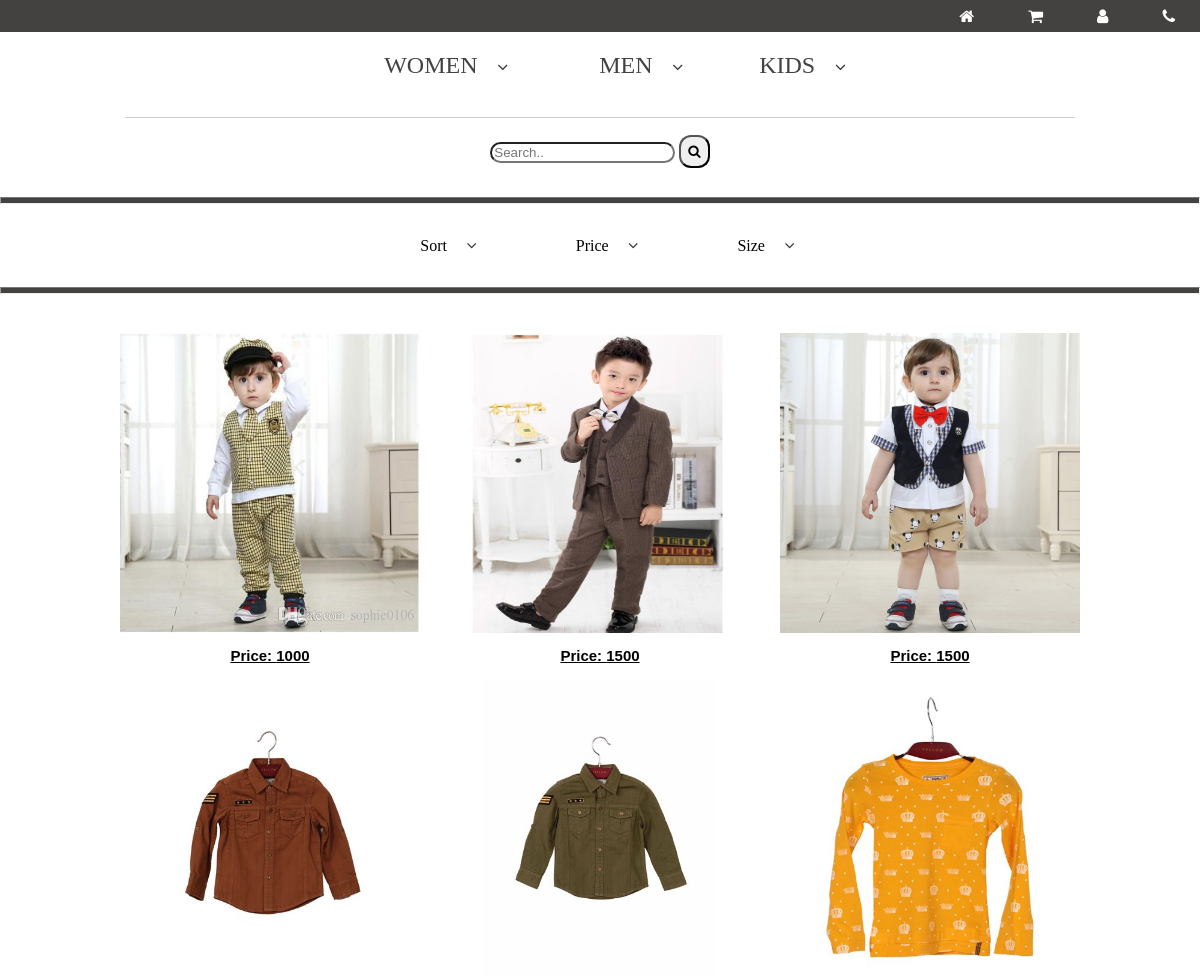
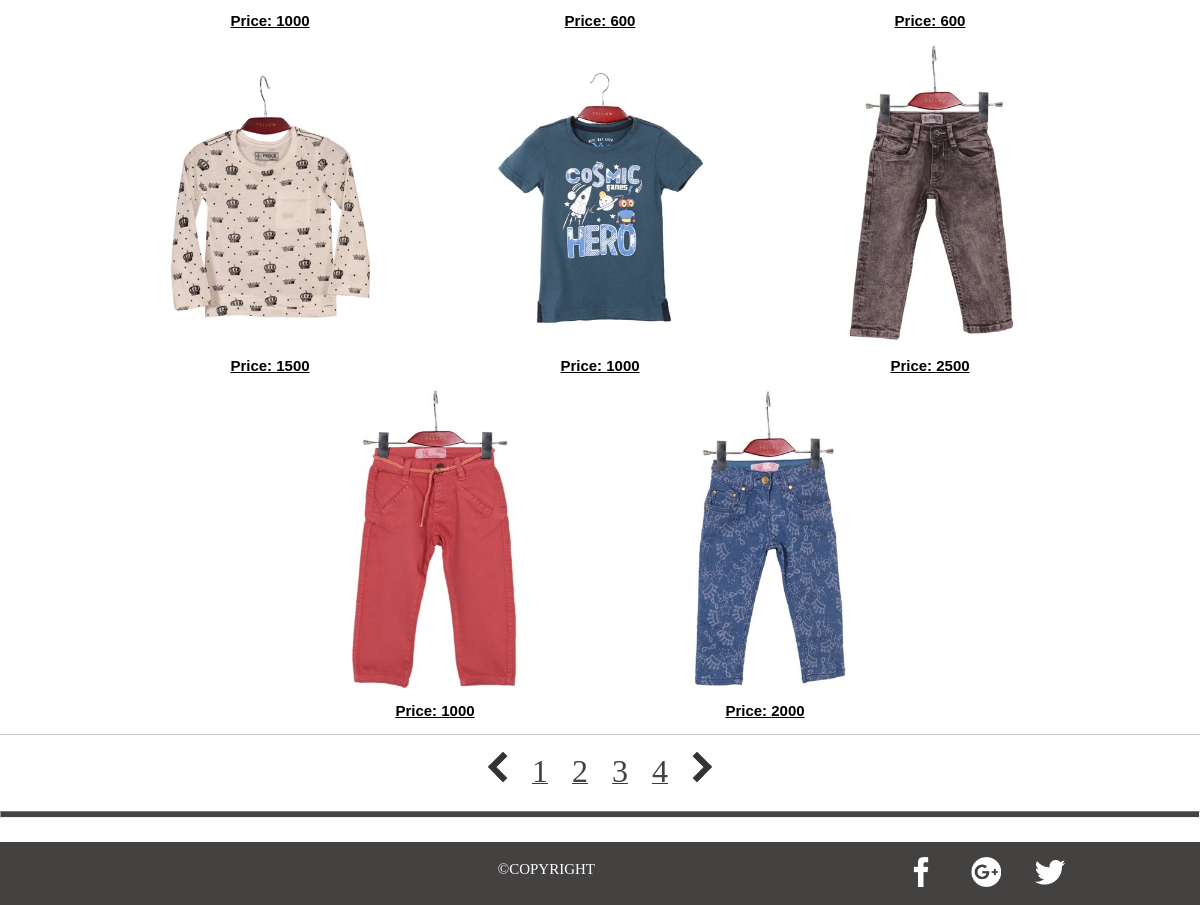
The app's page /KidSite.php?cate=all with its own data (2 pictures, top to bottom).
### tables this page shows
CREATE TABLE `all_products` (
  `Products_id` int(11) NOT NULL,
  `Name` varchar(32) NOT NULL,
  `Type` varchar(11) NOT NULL,
  `Category` varchar(11) NOT NULL,
  `Size` varchar(11) NOT NULL,
  `B_price` int(11) NOT NULL,
  `S_price` int(11) NOT NULL,
  `Stock` int(11) NOT NULL,
  `Sold` int(11) NOT NULL
);

### KidSite.php (called while the page is built)
<?php
include_once "view/inc_header.php";
include_once "view/inc_menu.php";
include_once "view/inc_kidsite.php";
include_once "view/inc_footer.php";
?>

### model/sqls.php (called while the page is built, shortened)
<?php
require_once "db_connect.php";
function getall_productsByCategory($all_productscategory){
        $type= $all_productscategory['type'];
        $cat=$all_productscategory['category'];
        if($cat=="all")
        {
            $sql = "SELECT * from all_products WHERE Type='$type'";
        }
        else
            $sql = "SELECT * FROM all_products WHERE Type = '$type' AND Category = '$cat'";
        $result = executeSQL($sql);
        $all_products = array();
        for($i=0; $row=mysqli_fetch_assoc($result); ++$i){
            $all_products[$i] = $row;
        }
        return $all_products;
}
?>

### model/db_connect.php (called while the page is built, shortened)
<?php
    function executeSQL($sql){
	    $host="127.0.0.1";
	    $user="root";
	    $pass="";
	    $dbname="ecommerce";
	    $port=3306;
        $link=mysqli_connect($host, $user, $pass, $dbname, $port);
        $result = mysqli_query($link, $sql);
        return $result;
    }
?>

### view/inc_kidsite.php (the view, shortened to what this page needs)
<hr class="hr_border">
<?php
    $filter['type'] ='kids';
    $filter['category'] =$_REQUEST['category'];
?>
<div class="pages">
    <ul>
        <li class="menu_font"><a href="KidSite.php?cate=all"><font color="black" face="Impact" style = "margin:15" size = "3">Sort</font> <i class="fa fa-angle-down" aria-hidden="true"></i></a>
        </li>
        <li class="menu_font"><a href="KidSite.php?cate=all"><font color="black" face="Impact" style = "margin:15" size = "3">Price</font> <i class="fa fa-angle-down" aria-hidden="true"></i></a>
        </li>
        <li class="menu_font" id="size"><a href="KidSite.php?cate=all"><font color="black" face="Impact" style = "margin:15" size = "3">Size</font> <i class="fa fa-angle-down" aria-hidden="true"></i></a>
        </li>
    </ul>
</div>
<hr class="hr_border"><br>
<section>
    <div class="wrapper">
       <div align="center">
            <table>
            <?php
                if($GLOBALS['cnt']==4)
                    $products=getall_productsByCategory($filter);
                foreach($products as $product)
                {
                    $name= $product['Name'];
                    $price= $product['S_price'];
                    $id=$product['Products_id'];
                    $size= $product['Size'];
                    $type= $product['Type'];
                    $cat=$product['Category'];
				    $avail=$product['Stock']-$product['Sold'];
                    echo '<tr align = "left">
                    <div class="dropdown">';
                       echo '<a href="itemDetails.php?id='.$id.'&price='.$price.'&size='.$size.'&type='.$type.'&avail='.$avail.'&cat='.$cat.'&name='.$name.'">';
                       echo '<img src = "products/'.$id.'.jpg" height="300px" width="300" style="margin:15" class="btn-social">';
                       echo '</a>';
                       echo '<p class="price"><u>Price: '.$price.'</u></p>';
                    echo '</div>';
        	    echo '</tr>';
                }?>
             </table>
        </div>
    </div>
</section>
<hr>
<div class="pages">
    <a href = ""><img src = "../Icon/left.png"  style="margin:" ></a>
    <a href = ""><font face="Arial Black" size="6" color="#444141" style="margin:10">1</font></a>
    <a href = ""><font face="Arial Black" size="6" color="#444141" style="margin:10">2</font></a>
	<a href = ""><font face="Arial Black" size="6" color="#444141" style="margin:10">3</font></a>
    <a href = ""><font face="Arial Black" size="6" color="#444141" style="margin:10">4</font></a>
	<a href = ""><img src = "../Icon/right.png"  style="margin:"></a>
</div>
<hr class="hr_border"><br>

### css/Homedesign.css (style rules this page uses)
ul { padding: 0; list-style: none; background: #444141; }
ul li { display: inline-block; position: relative; line-height: 21px; text-align: right; color: white; }
ul li a { display: block; padding: 8px 10px; color: white; text-decoration: none; font-family:Arial; }
#User h3,p { font-family:Arial,sans-serif; }

### css/style.css (style rules this page uses)
article,aside,details,figcaption,figure, footer,header,hgroup,menu,nav,section { display:block; }
a { margin:0; padding:0; font-size:100%; vertical-align:baseline; background:transparent; }
table,tr,td,th { border-collapse:collapse; border-spacing:1; border: 1px solid black; align-content: center; margin-left:auto; margin-right:auto; padding: 10; }
hr { display:block; height:1px; border:0; border-top:1px solid #cccccc; margin:1em 0; padding:0; }
section { width: 100%; height: auto; }
.wrapper { width: 100%; min-height: 100%; margin: auto; //border: 1px solid black; //overflow: hidden; text-align: center; }

### css/test.css (style rules this page uses)
ul { padding: 0; list-style: none; background: white; }
ul li { display: inline-block; position: relative; line-height: 21px; text-align: left; }
ul li a { display: block; padding: 8px 25px; color: #333; text-decoration: none; }
.hr_border { display: block; margin-top: 0.5em; margin-bottom: 0.5em; margin-left: auto; margin-right: auto; border-style: inset; border-width: 1px; background-color:#444141; height:5px }
.dropdown { position: relative; display: inline-block; }
p.price { font-weight: bold; color: black; font-size:15; }
.btn-social { //width: 600px; position: relative; opacity: 1; transition: 0.3s ease; cursor: pointer; }
div.pages { text-align:center; }

### css/menu.css (style rules this page uses)
.menu_font { margin:15; }

### records on screen
all_products: shows a picture, S_price "1000"
all_products: shows a picture, S_price "1500"
all_products: shows a picture, S_price "1500"
all_products: shows a picture, S_price "1000"
all_products: shows a picture, S_price "600"
all_products: shows a picture, S_price "600"
all_products: shows a picture, S_price "1500"
all_products: shows a picture, S_price "1000"
all_products: shows a picture, S_price "2500"
all_products: shows a picture, S_price "1000"
all_products: shows a picture, S_price "2000"
